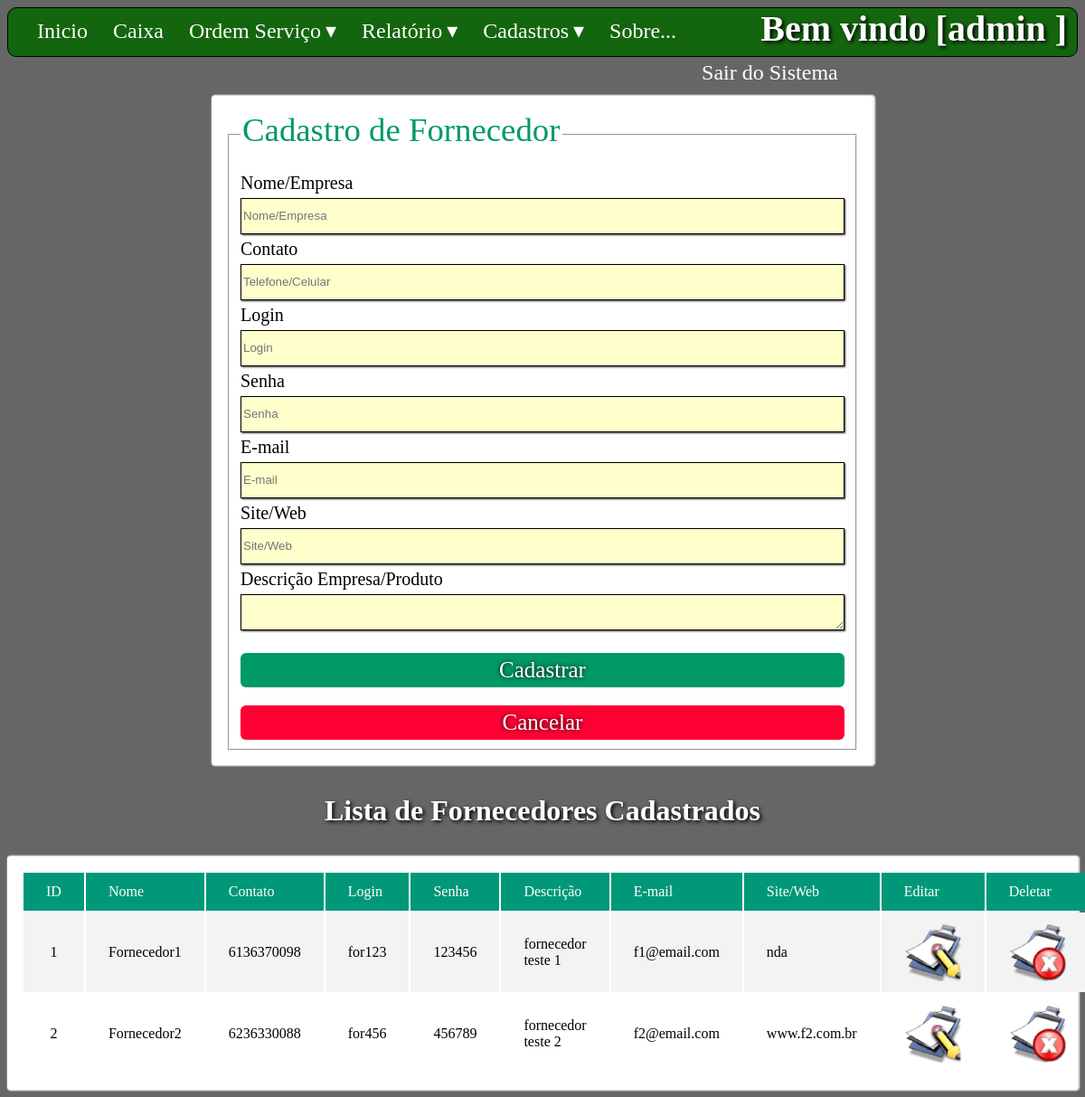
Screenshot of /App/_form/frmFornecedor.php (signed in) with the database file from the repository.
### tables this page shows
CREATE TABLE `tbl_fornecedor` (
  `fornecedor_id` int NOT NULL,
  `fornecedor_name` varchar(80) NOT NULL,
  `fornecedor_contato` varchar(20) NOT NULL,
  `fornecedor_login` varchar(20) NOT NULL,
  `fornecedor_senha` varchar(20) NOT NULL,
  `fornecedor_descricao` varchar(255) DEFAULT NULL,
  `fornecedor_email` varchar(80) NOT NULL,
  `fornecedor_site` varchar(255) DEFAULT NULL,
  `usu_id` int DEFAULT NULL,
  PRIMARY KEY (`fornecedor_id`),
  KEY `FK_tbl_fornecedor_2` (`usu_id`),
  CONSTRAINT `FK_tbl_fornecedor_2` FOREIGN KEY (`usu_id`) REFERENCES `tbl_usuario` (`usu_id`)
);

### App/_form/frmFornecedor.php (the view, shortened to what this page needs)
<html>
    <head>
        <link rel="stylesheet" href="../_css/form.css">
        <link rel="stylesheet" href="../_css/Geral.css">
    </head>
    <body>
        <?php session_start(); include_once '../_includes/menu.php';?><br><br>
        <form class="form-horizontal" method="post" action="cadastra.php" name="formFornecedor" id="formFornecedor">
    <fieldset>
    <legend>Cadastro de Fornecedor</legend>
    <div class="form-group">
      <label class="col-md-4 control-label" for="txtNomeEmpresa">Nome/Empresa</label>
      <div class="col-md-5">
          <input id="txtNomeEmpresa" required="required" name="txtNomeEmpresa" type="text" placeholder="Nome/Empresa" class="form-control input-md" required="">
      </div>
    </div>
    <div class="form-group">
      <label class="col-md-4 control-label" for="txtContato">Contato</label>
      <div class="col-md-4">
          <input id="txtContato" required="required" maxlength="10" name="txtContato" type="text" placeholder="Telefone/Celular" class="form-control input-md" required="" oninput="this.value = this.value.replace(/[^0-9]/g, '').replace(/(\..*?)\..*/g, '$1');">
      </div>
    </div>
    <div class="form-group">
      <label class="col-md-4 control-label" for="txtLogin">Login</label>
      <div class="col-md-4">
      <input id="txtLogin" name="txtLogin" required="required" type="text" placeholder="Login" class="form-control input-md" required="">
      </div>
    </div>
    <div class="form-group">
      <label class="col-md-4 control-label" for="txtSenha">Senha</label>
      <div class="col-md-4">
        <input id="txtSenha" name="txtSenha" required="required" type="password" placeholder="Senha" class="form-control input-md" required="">
      </div>
    </div>
    <div class="form-group">
      <label class="col-md-4 control-label" for="txtEmail">E-mail</label>
      <div class="col-md-5">
      <input id="txtEmail" name="txtEmail" required="required" type="text" placeholder="E-mail" class="form-control input-md">
      </div>
    </div>
    <div class="form-group">
      <label class="col-md-4 control-label" for="txtSite">Site/Web</label>
      <div class="col-md-6">
      <input id="txtSite" name="txtSite" type="text" placeholder="Site/Web" class="form-control input-md">
      </div>
    </div>
    <div class="form-group">
      <label class="col-md-4 control-label" for="txtDescricao">Descrição Empresa/Produto</label>
      <div class="col-md-4">
        <textarea class="form-control" id="txtDescricao" name="txtDescricao"></textarea>
      </div>
    </div>
    <div class="form-group">
      <div class="col-md-8">
          <button type="submit" id="submit" name="submit" class="btn btn-success">Cadastrar</button>
          <button type="button" id="Cancel" name="Cancel" class="btn btn-danger" onclick="window.location.href='http://localhost/VMPetShop/App/_form/administrativo.php'">Cancelar</button>
      </div>
    </div>
    </fieldset>
    </form>
        <h3>Lista de Fornecedores Cadastrados</h3>
            <table class="table-horizontal">
                <tr id='thead'>
                    <td>ID</td>
                    <td>Nome</td>
                    <td>Contato</td>
                    <td>Login</td>
                    <td>Senha</td>
                    <td>Descrição</td>
                    <td>E-mail</td>
                    <td>Site/Web</td>
                    <td>Editar</td>
                    <td>Deletar</td>
                </tr>
                <?php
                 include_once '../../Util/conn.php';
                    $sql = "SELECT * FROM db_petshop.tbl_fornecedor;";
                    $sqlQuery = mysqli_query($conn, $sql);
                    while ($rows = mysqli_fetch_array($sqlQuery)){
                        ?>
                        <tr>
                            <td align='center'><?php echo $rows['fornecedor_id'];?></td>
                            <td><?php echo $rows['fornecedor_name'];?></td>
                            <td><?php echo $rows['fornecedor_contato'];?></td>
                            <td><?php echo $rows['fornecedor_login'];?></td>
                            <td><?php echo $rows['fornecedor_senha'];?></td>
                            <td><?php echo $rows['fornecedor_descricao'];?></td>
                            <td><?php echo $rows['fornecedor_email'];?></td>
                            <td><?php echo $rows['fornecedor_site'];?></td>
                            <td align="center"><a href="#"><img name="editar" class="ico" src="../_imagem/Edit.png" alt="editar"></a></td>
                            <td align="center"><a onclick="return confirm('Deseja realmente deleta?');" href="#"><img name="deletar" class="ico" src="../_imagem/remover.png" alt="deletar"></a></td>
                        </tr>
                        <?php
                    }
                ?>
            </table>
    </body>
</html>

### App/_css/form.css (style rules this page uses)
.form-horizontal { width: 700px; margin: auto; display: flex; flex-direction: column; background:#ffffff; box-shadow: 1px 0px 1.2px 1.2px #e3e3e3; border-radius:3px; padding:1em; }
legend { font-family:'open_sansregular'; font-size: 2.3em; color: #009966; margin-bottom: 10px; padding-bottom: 10px; }
#submit { width:100%; float:left; display: block; padding: 5px 30px; border: none; outline: none; background-color: #009966; color: #fff; text-shadow: 0 0 5px rgb(0, 0, 0); font-family: inherit; font-size: 25px; font-family:'open_sansregular'; border-radius: 6px; margin: 20px auto; cursor: pointer; transition: all 0.3s; }
#Cancel { background-color: #ff0033; width:100%; float:left; display: block; padding: 5px 30px; border: none; outline: none; color: #fff; text-shadow: 0 0 5px rgb(0, 0, 0); font-family: inherit; font-size: 25px; font-family:'open_sansregular'; border-radius: 6px; margin: auto; cursor: pointer; transition: all 0.3s; }
.form-control { box-shadow: 1px 1px 2px #333333; -moz-box-shadow: 1px 1px 2px #333333; -webkit-box-shadow: 1px 1px 2px #333333; background: #ffffcc; border: 1px solid #000000; width: 100%; height: 40px; margin: 5px 0px 5px 0px; }
.control-label { font-family: inherit; font-size: 20px; font-family:'open_sansregular'; }

### App/_css/Geral.css (style rules this page uses)
body { background-color: #666666; transition-delay: 1s; }
.table-horizontal { margin: auto; display: flex; flex-direction: column; background:#ffffff; box-shadow: 1px 0px 1.2px 1.2px #e3e3e3; border-radius:3px; padding:1em; }
#thead { background-color: #009879; color: #ffffff; text-align: left; }
.table-horizontal td, th { padding: 12px 25px; }
.table-horizontal tr { border-bottom: 1px solid #dddddd; }
.table-horizontal tbody tr:nth-of-type(even) { background-color: #f3f3f3; }
.table-horizontal tbody tr:last-of-type { border-bottom: 2px solid #009879; }
h3 { font-size: 2em; font-weight: bold; text-align: center; font-family:'open_sansregular'; color:#FFF; text-shadow: 2px 2px 4px #000000; }

### rows the page displays
tbl_fornecedor: fornecedor_id "1", fornecedor_name "Fornecedor1", fornecedor_contato "6136370098", fornecedor_login "for123", fornecedor_senha "123456", fornecedor_descricao "fornecedor teste 1", fornecedor_email "f1@email.com", fornecedor_site "nda"
tbl_fornecedor: fornecedor_id "2", fornecedor_name "Fornecedor2", fornecedor_contato "6236330088", fornecedor_login "for456", fornecedor_senha "456789", fornecedor_descricao "fornecedor teste 2", fornecedor_email "f2@email.com", fornecedor_site "www.f2.com.br"

### other values shown
$_SESSION['usu_login'] "admin"
